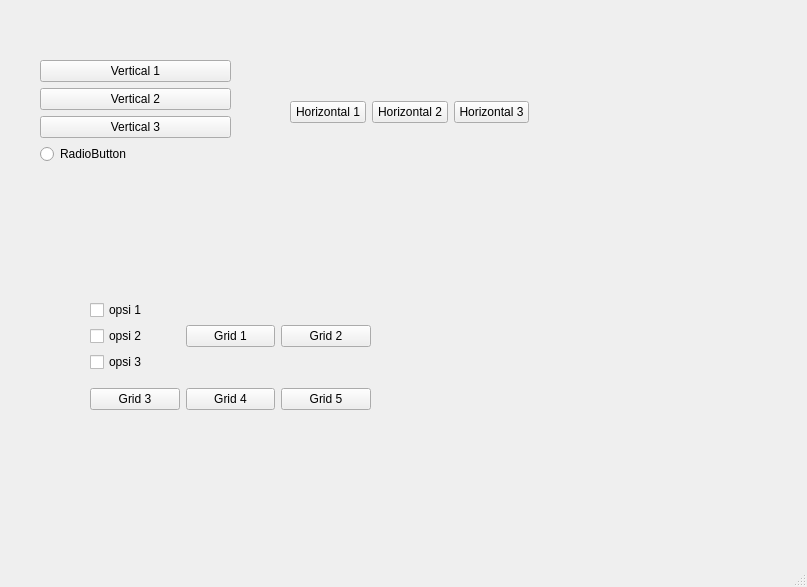
<?xml version="1.0" encoding="UTF-8"?>
<ui version="4.0">
 <class>MainWindow</class>
 <widget class="QMainWindow" name="MainWindow">
  <property name="geometry">
   <rect>
    <x>0</x>
    <y>0</y>
    <width>807</width>
    <height>587</height>
   </rect>
  </property>
  <property name="windowTitle">
   <string>MainWindow</string>
  </property>
  <widget class="QWidget" name="centralwidget">
   <widget class="QWidget" name="">
    <property name="geometry">
     <rect>
      <x>40</x>
      <y>60</y>
      <width>191</width>
      <height>191</height>
     </rect>
    </property>
    <layout class="QVBoxLayout" name="verticalLayout">
     <item>
      <widget class="QPushButton" name="pushButton">
       <property name="text">
        <string>Vertical 1</string>
       </property>
      </widget>
     </item>
     <item>
      <widget class="QPushButton" name="pushButton_2">
       <property name="text">
        <string>Vertical 2</string>
       </property>
      </widget>
     </item>
     <item>
      <widget class="QPushButton" name="pushButton_3">
       <property name="text">
        <string>Vertical 3</string>
       </property>
      </widget>
     </item>
     <item>
      <widget class="QRadioButton" name="radioButton">
       <property name="text">
        <string>RadioButton</string>
       </property>
      </widget>
     </item>
     <item>
      <spacer name="verticalSpacer">
       <property name="orientation">
        <enum>Qt::Vertical</enum>
       </property>
       <property name="sizeHint" stdset="0">
        <size>
         <width>20</width>
         <height>40</height>
        </size>
       </property>
      </spacer>
     </item>
    </layout>
   </widget>
   <widget class="QWidget" name="">
    <property name="geometry">
     <rect>
      <x>290</x>
      <y>100</y>
      <width>239</width>
      <height>25</height>
     </rect>
    </property>
    <layout class="QHBoxLayout" name="horizontalLayout">
     <item>
      <widget class="QPushButton" name="pushButton_4">
       <property name="text">
        <string>Horizontal 1</string>
       </property>
      </widget>
     </item>
     <item>
      <widget class="QPushButton" name="pushButton_5">
       <property name="text">
        <string>Horizontal 2</string>
       </property>
      </widget>
     </item>
     <item>
      <widget class="QPushButton" name="pushButton_6">
       <property name="text">
        <string>Horizontal 3</string>
       </property>
      </widget>
     </item>
    </layout>
   </widget>
   <widget class="QWidget" name="">
    <property name="geometry">
     <rect>
      <x>90</x>
      <y>290</y>
      <width>281</width>
      <height>131</height>
     </rect>
    </property>
    <layout class="QGridLayout" name="gridLayout">
     <item row="0" column="1">
      <widget class="QPushButton" name="pushButton_8">
       <property name="text">
        <string>Grid 1</string>
       </property>
      </widget>
     </item>
     <item row="0" column="2">
      <widget class="QPushButton" name="pushButton_11">
       <property name="text">
        <string>Grid 2</string>
       </property>
      </widget>
     </item>
     <item row="1" column="0">
      <widget class="QPushButton" name="pushButton_9">
       <property name="text">
        <string>Grid 3</string>
       </property>
      </widget>
     </item>
     <item row="1" column="1">
      <widget class="QPushButton" name="pushButton_10">
       <property name="text">
        <string>Grid 4</string>
       </property>
      </widget>
     </item>
     <item row="1" column="2">
      <widget class="QPushButton" name="pushButton_12">
       <property name="text">
        <string>Grid 5</string>
       </property>
      </widget>
     </item>
     <item row="0" column="0">
      <layout class="QVBoxLayout" name="verticalLayout_2">
       <item>
        <widget class="QCheckBox" name="checkBox">
         <property name="text">
          <string>opsi 1</string>
         </property>
        </widget>
       </item>
       <item>
        <widget class="QCheckBox" name="checkBox_2">
         <property name="text">
          <string>opsi 2</string>
         </property>
        </widget>
       </item>
       <item>
        <widget class="QCheckBox" name="checkBox_3">
         <property name="text">
          <string>opsi 3</string>
         </property>
        </widget>
       </item>
      </layout>
     </item>
    </layout>
   </widget>
  </widget>
  <widget class="QMenuBar" name="menubar">
   <property name="geometry">
    <rect>
     <x>0</x>
     <y>0</y>
     <width>807</width>
     <height>21</height>
    </rect>
   </property>
  </widget>
  <widget class="QStatusBar" name="statusbar"/>
 </widget>
 <resources/>
 <connections/>
</ui>
